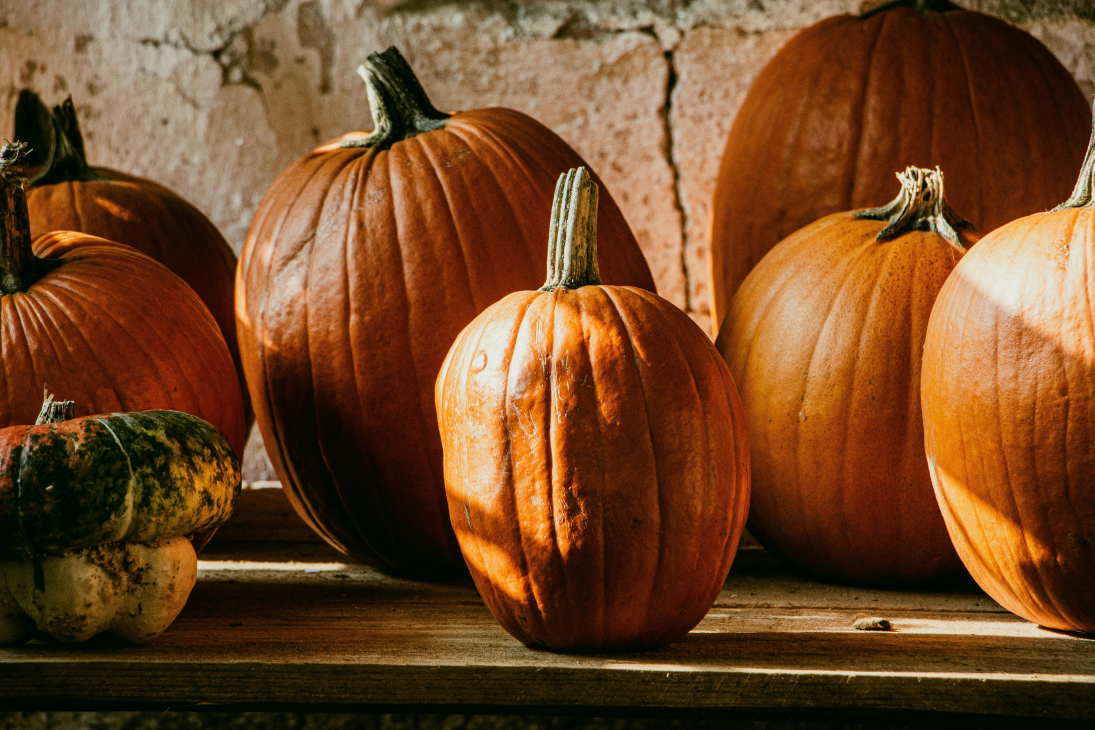
#> input picture images/input/pumpkins.jpg, 5472 x 3648 px (shown at 1/5 size)
$ python color.py
#> lines starting #> are read from the running program, lines starting #| are printed output that depends on the picture; after the words box and inside, x2 and y2 are one past the last pixel; in counts of white or black regions, pixels touching at a corner belong together
import cv2
import numpy as np
import os
from datetime import datetime

def generate_unique_filename(base_name, extension):
    timestamp = datetime.now().strftime("%Y%m%d_%H%M%S")
    return f"{base_name}_{timestamp}.{extension}"

def resize_for_display(image, max_width=800, max_height=600):
    h, w = image.shape[:2]
    if h > max_height or w > max_width:
        scaling_factor = min(max_height / h, max_width / w)
        new_size = (int(w * scaling_factor), int(h * scaling_factor))
        return cv2.resize(image, new_size, interpolation=cv2.INTER_AREA)
    return image

print("Starting the image binarization process...")

# Specify your input image path here
input_image_path = os.path.join("images", "input", "pumpkins.jpg")

# Generate output image path
output_image_path = os.path.join(
    "images", "output", generate_unique_filename("binarized", "png")
)

try:
    # Print the input image path for debugging
    print(f"Input image path: {input_image_path}")

    # Load the image in color
    original_image = cv2.imread(input_image_path, cv2.IMREAD_COLOR)
#> original_image is the input picture: shape (3648, 5472, 3); mean B, G, R 36.8, 71.4, 113

    # Check if the image was loaded successfully
    if original_image is None:
        raise FileNotFoundError(f"File not found or cannot be read: {input_image_path}")

    print("Image loaded successfully.")

    # Convert to grayscale for processing
    gray_image = cv2.cvtColor(original_image, cv2.COLOR_BGR2GRAY)
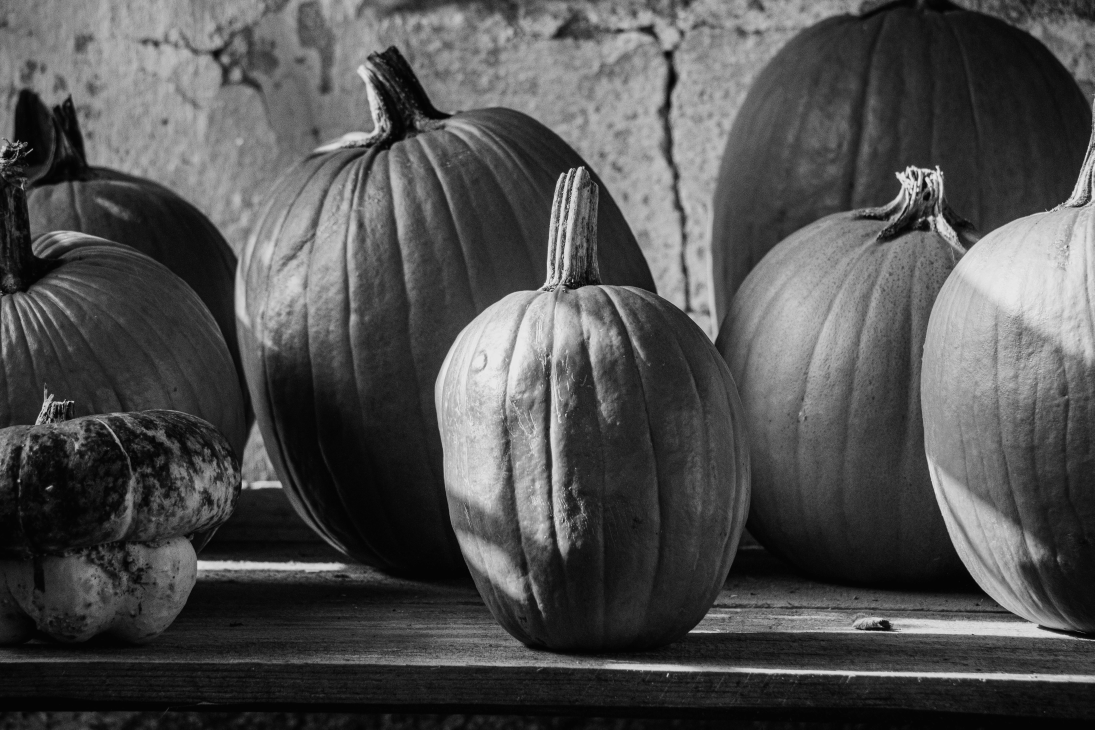
#> gray_image: shape (3648, 5472) (shown at 1/5 size); min 0, max 251, mean 79.9

    # Apply simple thresholding
    _, binary_image = cv2.threshold(gray_image, 128, 255, cv2.THRESH_BINARY)
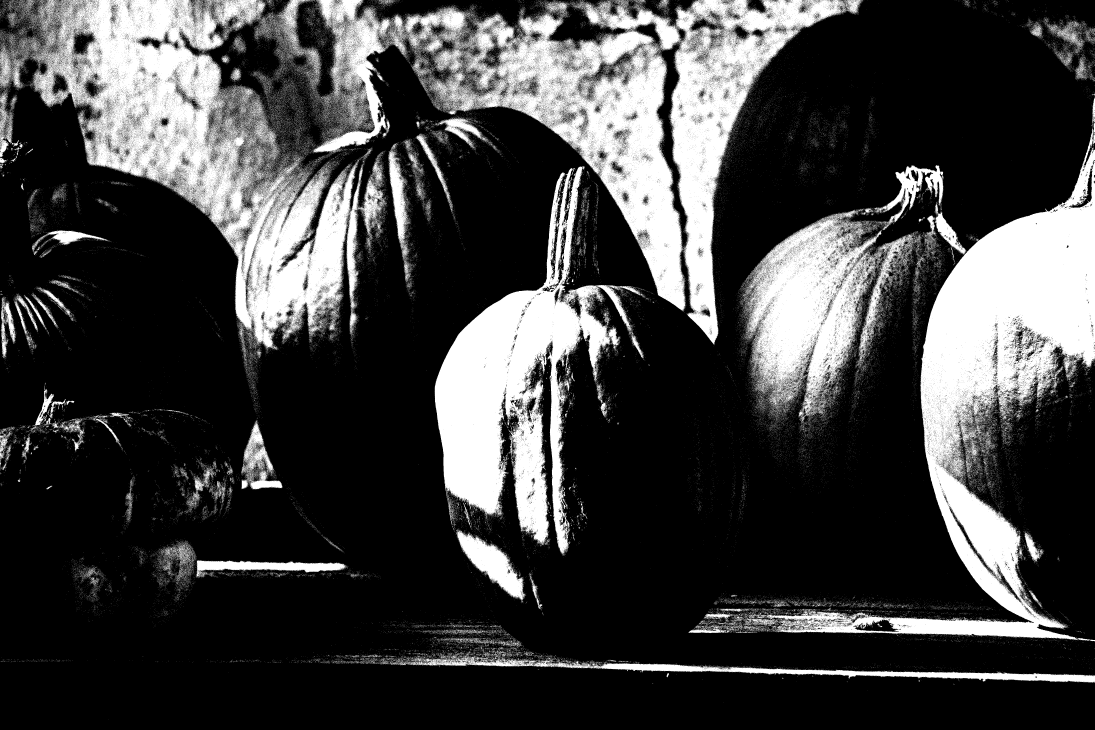
#> binary_image: shape (3648, 5472) (shown at 1/5 size); 25.4% white; 113914 white regions (112302 under 20 px), largest, box (x1, y1, x2, y2) and area: (1564, 0, 4313, 1723) 1218948, (93, 0, 1927, 1749) 1058859, (3741, 614, 5472, 3200) 985041
    print("Thresholding applied.")

    # Ensure output directory exists
    os.makedirs(os.path.dirname(output_image_path), exist_ok=True)

    # Save the binary image
    cv2.imwrite(output_image_path, binary_image)
    print(f"Binary image saved at: {output_image_path}")

    # Resize images for display
    display_original = resize_for_display(original_image)
#> in resize_for_display, `return cv2.resize(image, new_size, interpolation=cv2.INTER_AREA)`:
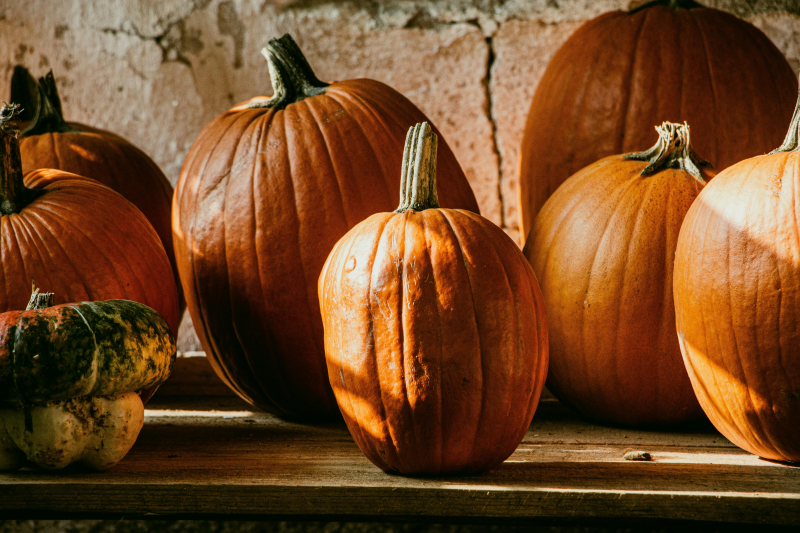
#> returned value: shape (533, 800, 3); mean of channels 0, 1, 2 36.8, 71.4, 113; drawn as B, G, R
    display_binary = resize_for_display(binary_image)
#> call 2 of resize_for_display, with max_width = 800, max_height = 600
#> in resize_for_display (call 2), `return cv2.resize(image, new_size, interpolation=cv2.INTER_AREA)`:
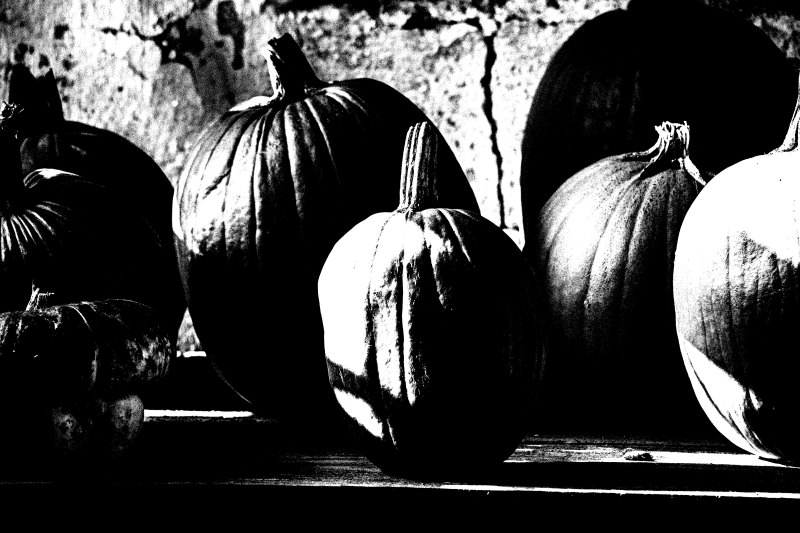
#> returned value: shape (533, 800); min 0, max 255, mean 64.7

    # Display the resized original (in color) and binary images
    cv2.imshow("Original Image", display_original)
    cv2.imshow("Binary Image", display_binary)
    cv2.waitKey(0)
    cv2.destroyAllWindows()

except FileNotFoundError as fnf_error:
    print(f"File Error: {fnf_error}")

except Exception as e:
    print(f"Error: {e}")
